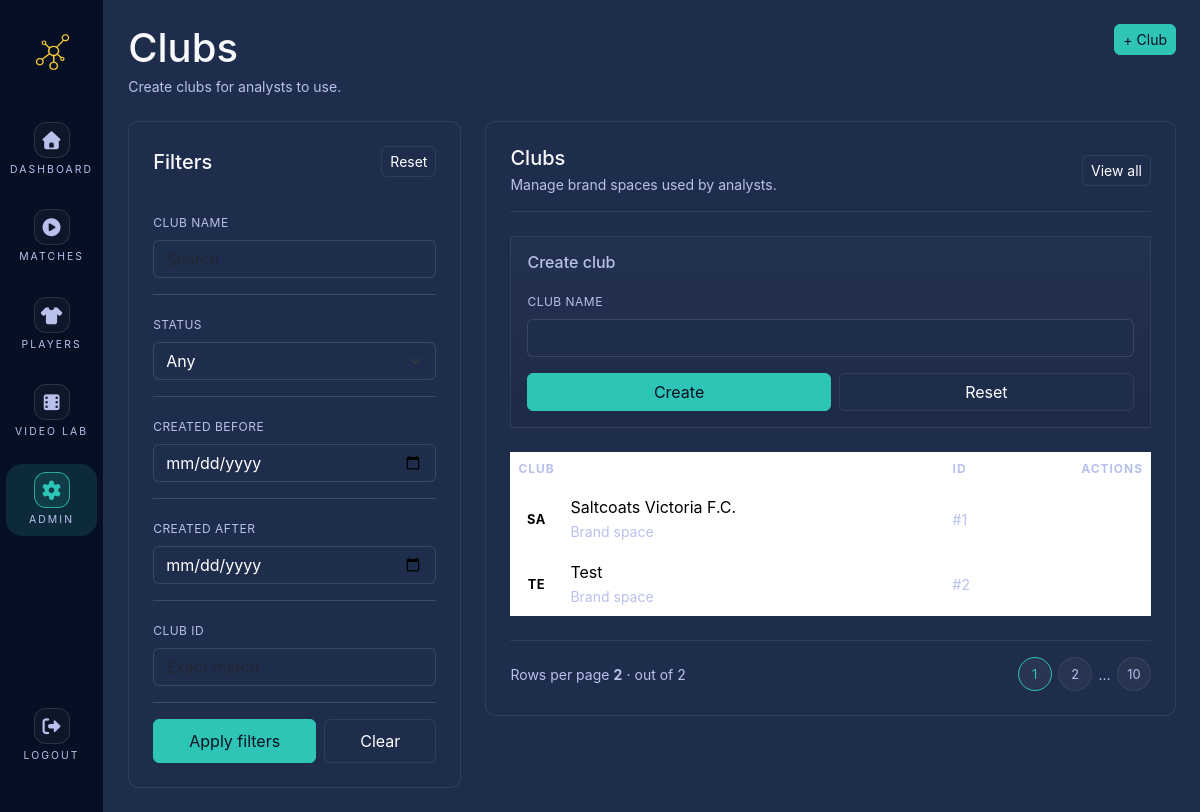
Page /admin/clubs (signed in) on the committed database.
### tables this page shows
CREATE TABLE `clubs` (
  `id` bigint(20) UNSIGNED NOT NULL,
  `name` varchar(120) NOT NULL,
  `created_at` datetime NOT NULL DEFAULT current_timestamp(),
  `updated_at` datetime DEFAULT NULL ON UPDATE current_timestamp()
);

### config/config.php (called while the page is built)
<?php
return [
          'app' => [
                    'name' => 'Analytics Desk',
                    'env'  => 'local',
                    'debug' => true,
                    'base_path' => '',
          ],
          'db' => [
                    'host' => '127.0.0.1',
                    'name' => 'project_1',
                    'user' => 'project_1',
                    'pass' => 'D&DNdtopmoff7!29',
                    'charset' => 'utf8mb4',
          ],
          'session' => [
                    'name' => 'analytics_session',
                    'lifetime' => 0,
          ],
          'phase3' => [
                    'video_lab_enabled' => true,
          ],
];

### app/lib/auth.php (called while the page is built, shortened)
<?php
function auth_boot()
{
          if (session_status() === PHP_SESSION_NONE) {
                    $config = require __DIR__ . '/../../config/config.php';
          }
}
function base_path(): string
{
          static $base;
          if ($base !== null) {
                    return $base;
          }
          $config = require __DIR__ . '/../../config/config.php';
          $base = rtrim($config['app']['base_path'] ?? '', '/');
          return $base;
}

### app/lib/db.php (called while the page is built, shortened)
<?php
function db(): PDO
{
          $config = require __DIR__ . '/../../config/config.php';
          $db = $config['db'];
          $dsn = sprintf(
                    'mysql:host=%s;dbname=%s;charset=%s',
                    $db['host'],
                    $db['name'],
                    $db['charset']
          );
          $pdo = new PDO(
                    $dsn,
                    $db['user'],
                    $db['pass'],
                    [
                              PDO::ATTR_ERRMODE => PDO::ERRMODE_EXCEPTION,
                              PDO::ATTR_DEFAULT_FETCH_MODE => PDO::FETCH_ASSOC,
                    ]
          );
          return $pdo;
}

### app/lib/club_repository.php (called while the page is built, shortened)
<?php
require_once __DIR__ . '/db.php';
function get_all_clubs(): array
{
          $stmt = db()->query('SELECT id, name FROM clubs ORDER BY name ASC');
          return $stmt->fetchAll();
}

### app/views/pages/admin/clubs.php (the view, shortened to what this page needs)
<?php
require_once dirname(__DIR__, 3) . '/lib/club_repository.php';
$base = base_path();
$clubs = get_all_clubs();
$clubCount = count($clubs);
?>
<div class="d-flex align-items-start justify-content-between mb-4 gap-3">
          <div>
                    <h1 class="mb-1">Clubs</h1>
                    <p class="text-muted-alt text-sm mb-0">Create clubs for analysts to use.</p>
          </div>
          <button type="button" class="btn btn-primary-soft btn-sm">+ Club</button>
</div>
<div class="row g-4 align-items-start">
          <div class="col-lg-4">
                    <section class="panel filters-panel p-4 h-100 d-flex flex-column">
                              <div class="d-flex align-items-center justify-content-between mb-3">
                                        <h5 class="mb-0 text-light">Filters</h5>
                                        <button type="button" class="btn btn-flat btn-sm">Reset</button>
                              </div>
                              <form method="get" class="flex-fill d-flex flex-column gap-3">
                                        <div class="filter-group">
                                                  <label class="form-label">Club name</label>
                                                  <input type="text" placeholder="Search" class="form-control input-dark">
                                        </div>
                                        <div class="filter-group">
                                                  <label class="form-label">Status</label>
                                                  <select class="form-select select-dark">
                                                            <option>Any</option>
                                                  </select>
                                        </div>
                                        <div class="filter-group">
                                                  <label class="form-label">Created before</label>
                                                  <input type="date" class="form-control input-dark">
                                        </div>
                                        <div class="filter-group">
                                                  <label class="form-label">Created after</label>
                                                  <input type="date" class="form-control input-dark">
                                        </div>
                                        <div class="filter-group">
                                                  <label class="form-label">Club ID</label>
                                                  <input type="text" placeholder="Exact match" class="form-control input-dark">
                                        </div>
                                        <div class="filter-actions mt-auto d-flex gap-2">
                                                  <button type="submit" class="btn btn-primary-soft flex-fill">Apply filters</button>
                                                  <button type="reset" class="btn btn-secondary-soft flex-fill">Clear</button>
                                        </div>
                              </form>
                    </section>
          </div>
          <div class="col-lg-8">
                    <section class="panel p-4 d-flex flex-column gap-4 clubs-panel">
                              <div class="manager-list-header">
                                        <div>
                                                  <h5 class="mb-1 text-light">Clubs</h5>
                                                  <p class="text-muted-alt text-sm mb-0">Manage brand spaces used by analysts.</p>
                                        </div>
                                        <button type="button" class="btn btn-secondary-soft btn-sm">View all</button>
                              </div>
                              <div class="admin-card p-3">
                                        <h6 class="text-muted-alt mb-3">Create club</h6>
                                        <form method="post" action="<?= htmlspecialchars($base) ?>/api/admin/clubs/create" class="row g-3">
                                                  <div class="col-12">
                                                            <label class="form-label">Club name</label>
                                                            <input type="text" name="name" class="form-control input-dark" required>
                                                  </div>
                                                  <div class="col-12 d-flex gap-2">
                                                            <button class="btn btn-primary-soft flex-fill">Create</button>
                                                            <button type="reset" class="btn btn-secondary-soft flex-fill">Reset</button>
                                                  </div>
                                        </form>
                              </div>
                              <div class="table-responsive manager-table">
                                        <table class="table table-borderless align-middle mb-0">
                                                  <thead>
                                                            <tr>
                                                                      <th>Club</th>
                                                                      <th>ID</th>
                                                                      <th class="text-end">Actions</th>
                                                            </tr>
                                                  </thead>
                                                  <tbody>
                                                            <?php if ($clubCount === 0): ?>
                                                                      <tr>
                                                                                <td colspan="3" class="text-muted-alt">No clubs have been created yet.</td>
                                                                      </tr>
                                                            <?php else: ?>
                                                                      <?php foreach ($clubs as $club): ?>
                                                                                <?php
                                                                                $clubName = $club['name'] ?? 'Club';
                                                                                $initialChar = function_exists('mb_substr')
                                                                                          ? mb_substr($clubName, 0, 2)
                                                                                          : substr($clubName, 0, 2);
                                                                                ?>
                                                                                <tr>
                                                                                          <td>
                                                                                                    <div class="d-flex align-items-center gap-3">
                                                                                                              <span class="avatar-badge text-uppercase small"><?= htmlspecialchars($initialChar) ?></span>
                                                                                                              <div>
                                                                                                                        <div><?= htmlspecialchars($clubName) ?></div>
                                                                                                                        <span class="text-muted-alt text-sm">Brand space</span>
                                                                                                              </div>
                                                                                                    </div>
                                                                                          </td>
                                                                                          <td class="text-muted-alt text-sm">#<?= (int)$club['id'] ?></td>
                                                                                          <td class="text-end">
                                                                                                    <button type="button" class="btn btn-icon btn-icon-secondary">
                                                                                                              <i class="fa-solid fa-chevron-right"></i>
                                                                                                    </button>
                                                                                          </td>
                                                                                </tr>
                                                                      <?php endforeach; ?>
                                                            <?php endif; ?>
                                                  </tbody>
                                        </table>
                              </div>
                              <div class="manager-footer d-flex flex-wrap align-items-center justify-content-between text-muted-alt text-sm gap-3">
                                        <span>Rows per page <strong><?= $clubCount ?></strong> &sdot; out of <?= $clubCount ?></span>
                                        <div class="pagination-chips">
                                                  <button type="button" class="pagination-chip active">1</button>
                                                  <button type="button" class="pagination-chip">2</button>
                                                  <span class="text-muted-alt">…</span>
                                                  <button type="button" class="pagination-chip">10</button>
                                        </div>
                              </div>
                    </section>
          </div>
</div>
<?php
require __DIR__ . '/../../layout.php';

### rows in the picture
clubs: name "SA", name "Saltcoats Victoria F.C.", id "1"
clubs: name "TE", name "Test", id "2"

### other values in the picture
$clubCount "2"
